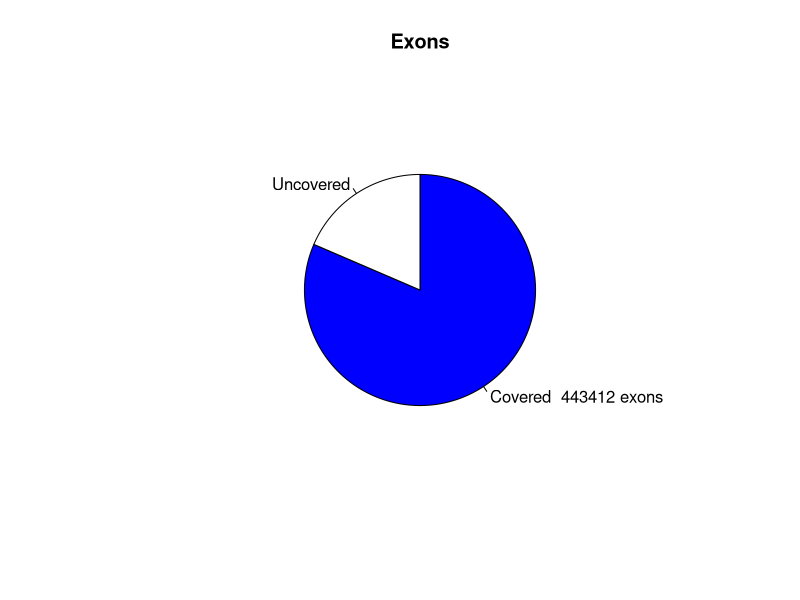

Recreate this plot in R.
png("/rds/user/is460/hpc-work/muscle-rnaseq/ezbamqc/output/figs/srpk3_hom_ttnb_wt_7.read_distr_pie.png",width=500,height=500,units="px")
pie(c(443412,100896),labels=c("Covered  443412 exons","Uncovered"),main="Exons",radius=0.6,clockwise=T,col=c("blue","white"))
dev.state = dev.off()
